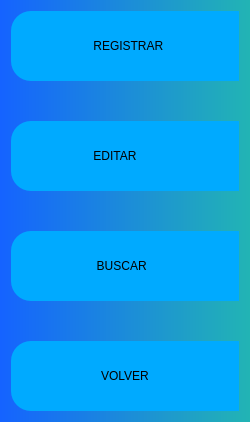
        <widget class="QFrame" name="frame_lateral">
         <property name="minimumSize">
          <size>
           <width>250</width>
           <height>0</height>
          </size>
         </property>
         <property name="maximumSize">
          <size>
           <width>0</width>
           <height>16777215</height>
          </size>
         </property>
         <property name="layoutDirection">
          <enum>Qt::LeftToRight</enum>
         </property>
         <property name="autoFillBackground">
          <bool>false</bool>
         </property>
         <property name="styleSheet">
          <string notr="true">
QFrame{
background-color:qlineargradient(spread:pad, x1:0, y1:0, x2:1, y2:0, stop:0 rgba(21, 99, 255, 255), stop:1 rgba(34, 180, 180, 255));
border-style:solid;
}



QPushButton{
background-color:  rgb(0, 170, 255);
border-top-left-radius: 20px;
border-bottom-left-radius: 20px;

font: 75 11pt &quot;Arial Narrow&quot;;
	
}

QPushButton:hover{
background-color: white;
border-top-left-radius: 20px;
border-bottom-left-radius: 20px;

font: 75 12pt &quot;Arial Narrow&quot;;
}</string>
         </property>
         <property name="frameShape">
          <enum>QFrame::StyledPanel</enum>
         </property>
         <property name="frameShadow">
          <enum>QFrame::Plain</enum>
         </property>
         <layout class="QVBoxLayout" name="verticalLayout_6">
          <item>
           <layout class="QVBoxLayout" name="verticalLayout_2">
            <property name="spacing">
             <number>40</number>
            </property>
            <item>
             <widget class="QPushButton" name="boton_registrar">
              <property name="minimumSize">
               <size>
                <width>0</width>
                <height>70</height>
               </size>
              </property>
              <property name="maximumSize">
               <size>
                <width>16777215</width>
                <height>70</height>
               </size>
              </property>
              <property name="styleSheet">
               <string notr="true"/>
              </property>
              <property name="text">
               <string>  REGISTRAR</string>
              </property>
              <property name="icon">
               <iconset>
                <normaloff>imagenes menu/icons8-registrarse-en-el-calendario-47.png</normaloff>imagenes menu/icons8-registrarse-en-el-calendario-47.png</iconset>
              </property>
              <property name="iconSize">
               <size>
                <width>32</width>
                <height>32</height>
               </size>
              </property>
             </widget>
            </item>
            <item>
             <widget class="QPushButton" name="boton_editar">
              <property name="minimumSize">
               <size>
                <width>0</width>
                <height>70</height>
               </size>
              </property>
              <property name="maximumSize">
               <size>
                <width>16777215</width>
                <height>70</height>
               </size>
              </property>
              <property name="styleSheet">
               <string notr="true"/>
              </property>
              <property name="text">
               <string>  EDITAR        </string>
              </property>
              <property name="icon">
               <iconset>
                <normaloff>imagenes menu/icons8-editar-carpeta-47.png</normaloff>imagenes menu/icons8-editar-carpeta-47.png</iconset>
              </property>
              <property name="iconSize">
               <size>
                <width>32</width>
                <height>32</height>
               </size>
              </property>
             </widget>
            </item>
            <item>
             <widget class="QPushButton" name="boton_buscar">
              <property name="minimumSize">
               <size>
                <width>0</width>
                <height>70</height>
               </size>
              </property>
              <property name="maximumSize">
               <size>
                <width>16777215</width>
                <height>70</height>
               </size>
              </property>
              <property name="styleSheet">
               <string notr="true"/>
              </property>
              <property name="text">
               <string>  BUSCAR    </string>
              </property>
              <property name="icon">
               <iconset>
                <normaloff>imagenes menu/icons8-búsqueda-de-propiedad-47.png</normaloff>imagenes menu/icons8-búsqueda-de-propiedad-47.png</iconset>
              </property>
              <property name="iconSize">
               <size>
                <width>32</width>
                <height>32</height>
               </size>
              </property>
             </widget>
            </item>
            <item>
             <widget class="QPushButton" name="boton_volver">
              <property name="minimumSize">
               <size>
                <width>0</width>
                <height>70</height>
               </size>
              </property>
              <property name="maximumSize">
               <size>
                <width>16777215</width>
                <height>70</height>
               </size>
              </property>
              <property name="styleSheet">
               <string notr="true"/>
              </property>
              <property name="text">
               <string>VOLVER</string>
              </property>
              <property name="icon">
               <iconset>
                <normaloff>atras.png</normaloff>atras.png</iconset>
              </property>
              <property name="iconSize">
               <size>
                <width>32</width>
                <height>32</height>
               </size>
              </property>
             </widget>
            </item>
           </layout>
          </item>
         </layout>
        </widget>
